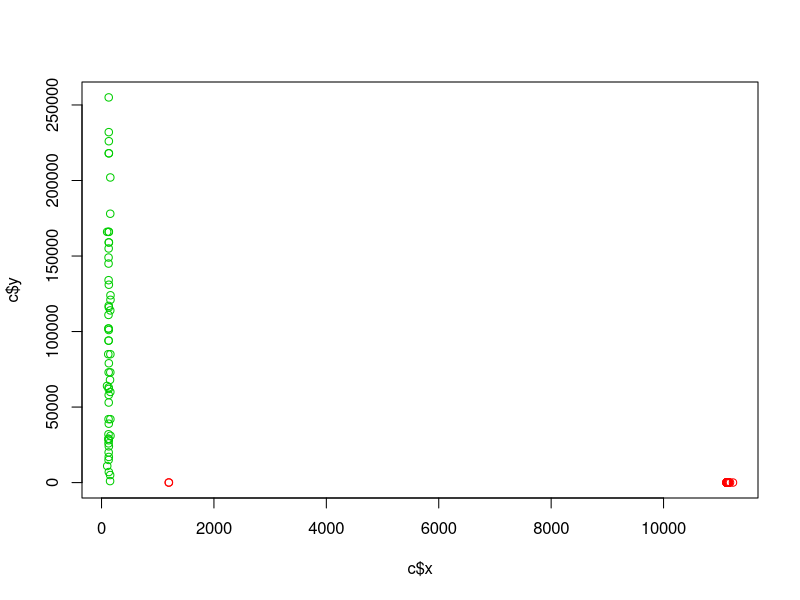

Write R code to recreate this figure.
setwd("/Dropbox/201708_Miracom_ML/_data/")
c=read.csv("sample_libsvm_data__.txt")
names(c)=c("x","y","label")
plot(c$x,c$y,col= c("red", "green3")[c$label+1])
